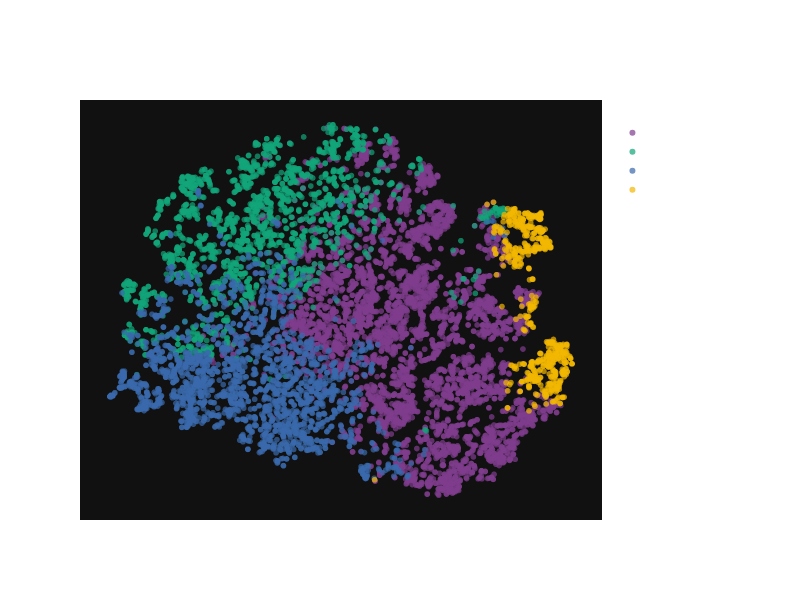

Notebook source saved alongside this figure:
### Markdown cell above
## 6) t-SNE và PCA

Dùng để **giải thích trực quan** phân bố cluster trong không gian 2D/3D. Không phải để đánh giá mô hình.

### Code cell
TSNE_SAMPLE = min(10_000, len(X_model_df))
rng = np.random.RandomState(RANDOM_STATE)
idx_tsne = rng.choice(len(X_model_df), TSNE_SAMPLE, replace=False)

X_tsne_in = X_model_df.values[idx_tsne]          # positional slice
# FIX BUG 5: lấy tribe_name theo positional index từ array, không dùng df index
y_tsne = df_clean["tribe_name"].values[idx_tsne]

print(f"Running t-SNE on {TSNE_SAMPLE:,} samples...")
tsne = TSNE(
    n_components=2,
    random_state=RANDOM_STATE,
    perplexity=min(30, max(5, TSNE_SAMPLE // 500)),
    init="pca",
    learning_rate="auto",
    max_iter=750,
)
X_2d = tsne.fit_transform(X_tsne_in)

df_tsne = pd.DataFrame({"x": X_2d[:, 0], "y": X_2d[:, 1], "Taste Tribe": y_tsne})
df_tsne.to_csv(os.path.join(FIGURES_OUT, "tsne_sample_data.csv"), index=False)

fig = px.scatter(
    df_tsne, x="x", y="y", color="Taste Tribe",
    title=f"t-SNE 2D: Taste Tribes (K={CHOSEN_K}, n={TSNE_SAMPLE:,})",
    opacity=0.7,
    color_discrete_sequence=px.colors.qualitative.Bold,
)
fig.update_layout(
    template="plotly_dark", width=800, height=600,
    paper_bgcolor="rgba(0,0,0,0)",
    font=dict(color="white"),
    xaxis=dict(showticklabels=False, showgrid=False, zeroline=False, title="t-SNE 1"),
    yaxis=dict(showticklabels=False, showgrid=False, zeroline=False, title="t-SNE 2"),
)
fig.write_html(os.path.join(FIGURES_OUT, "cluster_scatter_tsne.html"))
fig.show()
print("Saved: cluster_scatter_tsne.html")

### Figure 1 — Plotly figure (JSON) as saved in the notebook; plotly's stock layout.template omitted (floating-point values rounded to 4 significant figures; data arrays with more than 128 entries replaced by an {"elided": "..."} marker saying what was removed)
{"data": [{"hovertemplate": "Taste Tribe=Hoạt Hình–Chiến Tranh<br>x=%{x}<br>y=%{y}<extra></extra>", "legendgroup": "Hoạt Hình–Chiến Tranh", "marker": {"color": "rgb(127, 60, 141)", "opacity": 0.7, "symbol": "circle"}, "mode": "markers", "name": "Hoạt Hình–Chiến Tranh", "showlegend": true, "type": "scattergl", "x": {"elided": "4956 float values"}, "xaxis": "x", "y": {"elided": "4956 float values"}, "yaxis": "y"}, {"hovertemplate": "Taste Tribe=Hành Động–Chính Kịch<br>x=%{x}<br>y=%{y}<extra></extra>", "legendgroup": "Hành Động–Chính Kịch", "marker": {"color": "rgb(17, 165, 121)", "opacity": 0.7, "symbol": "circle"}, "mode": "markers", "name": "Hành Động–Chính Kịch", "showlegend": true, "type": "scattergl", "x": {"elided": "2193 float values"}, "xaxis": "x", "y": {"elided": "2193 float values"}, "yaxis": "y"}, {"hovertemplate": "Taste Tribe=Ít Hoạt Động<br>x=%{x}<br>y=%{y}<extra></extra>", "legendgroup": "Ít Hoạt Động", "marker": {"color": "rgb(57, 105, 172)", "opacity": 0.7, "symbol": "circle"}, "mode": "markers", "name": "Ít Hoạt Động", "showlegend": true, "type": "scattergl", "x": {"elided": "2243 float values"}, "xaxis": "x", "y": {"elided": "2243 float values"}, "yaxis": "y"}, {"hovertemplate": "Taste Tribe=Tài Liệu–Noir<br>x=%{x}<br>y=%{y}<extra></extra>", "legendgroup": "Tài Liệu–Noir", "marker": {"color": "rgb(242, 183, 1)", "opacity": 0.7, "symbol": "circle"}, "mode": "markers", "name": "Tài Liệu–Noir", "showlegend": true, "type": "scattergl", "x": {"elided": "608 float values"}, "xaxis": "x", "y": {"elided": "608 float values"}, "yaxis": "y"}], "layout": {"font": {"color": "white"}, "height": 600, "legend": {"title": {"text": "Taste Tribe"}, "tracegroupgap": 0}, "paper_bgcolor": "rgba(0,0,0,0)", "title": {"text": "t-SNE 2D: Taste Tribes (K=4, n=10,000)"}, "width": 800, "xaxis": {"anchor": "y", "domain": [0, 1], "showgrid": false, "showticklabels": false, "title": {"text": "t-SNE 1"}, "zeroline": false}, "yaxis": {"anchor": "x", "domain": [0, 1], "showgrid": false, "showticklabels": false, "title": {"text": "t-SNE 2"}, "zeroline": false}}}
